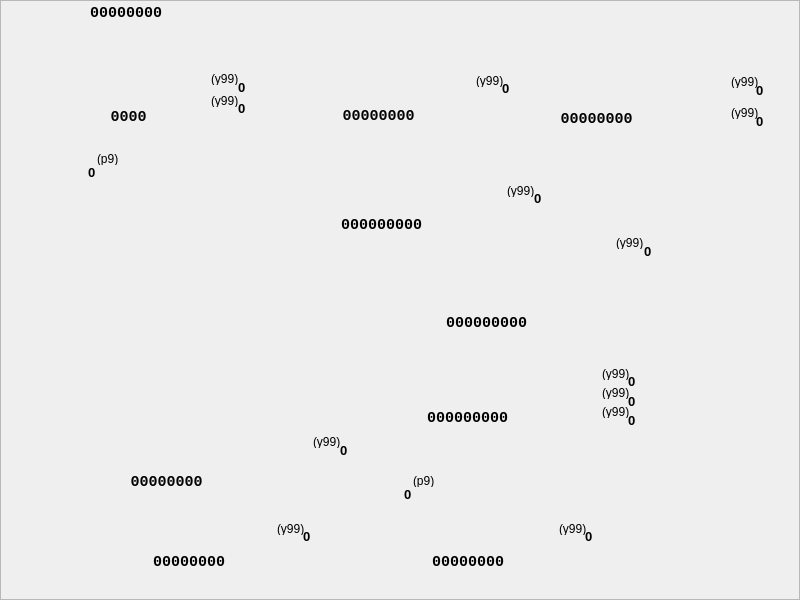
<?xml version="1.0" encoding="UTF-8"?>
<ui version="4.0">
 <class>CFzusWay2Widget</class>
 <widget class="QWidget" name="CFzusWay2Widget">
  <property name="geometry">
   <rect>
    <x>0</x>
    <y>0</y>
    <width>800</width>
    <height>600</height>
   </rect>
  </property>
  <property name="sizePolicy">
   <sizepolicy hsizetype="Fixed" vsizetype="Fixed">
    <horstretch>0</horstretch>
    <verstretch>0</verstretch>
   </sizepolicy>
  </property>
  <property name="minimumSize">
   <size>
    <width>800</width>
    <height>600</height>
   </size>
  </property>
  <property name="maximumSize">
   <size>
    <width>800</width>
    <height>600</height>
   </size>
  </property>
  <property name="windowTitle">
   <string>Form</string>
  </property>
  <property name="styleSheet">
   <string notr="true">QFrame{border-image: url(:/div/fzus/alu2.png);}</string>
  </property>
  <widget class="QFrame" name="frame">
   <property name="geometry">
    <rect>
     <x>0</x>
     <y>0</y>
     <width>800</width>
     <height>600</height>
    </rect>
   </property>
   <property name="frameShape">
    <enum>QFrame::StyledPanel</enum>
   </property>
   <property name="frameShadow">
    <enum>QFrame::Raised</enum>
   </property>
   <widget class="QLabel" name="mRg1WrVal">
    <property name="geometry">
     <rect>
      <x>502</x>
      <y>80</y>
      <width>21</width>
      <height>16</height>
     </rect>
    </property>
    <property name="font">
     <font>
      <pointsize>10</pointsize>
      <weight>75</weight>
      <bold>true</bold>
     </font>
    </property>
    <property name="styleSheet">
     <string notr="true">border-image:none;</string>
    </property>
    <property name="text">
     <string notr="true">0</string>
    </property>
   </widget>
   <widget class="QLabel" name="mBd1OutVal">
    <property name="geometry">
     <rect>
      <x>303</x>
      <y>528</y>
      <width>21</width>
      <height>16</height>
     </rect>
    </property>
    <property name="font">
     <font>
      <pointsize>10</pointsize>
      <weight>75</weight>
      <bold>true</bold>
     </font>
    </property>
    <property name="styleSheet">
     <string notr="true">border-image:none;</string>
    </property>
    <property name="text">
     <string notr="true">0</string>
    </property>
   </widget>
   <widget class="QLabel" name="mRg2Val">
    <property name="geometry">
     <rect>
      <x>541</x>
      <y>109</y>
      <width>111</width>
      <height>20</height>
     </rect>
    </property>
    <property name="font">
     <font>
      <family>Courier New</family>
      <pointsize>11</pointsize>
      <weight>75</weight>
      <bold>true</bold>
     </font>
    </property>
    <property name="styleSheet">
     <string notr="true">border-image:none;</string>
    </property>
    <property name="text">
     <string notr="true">00000000</string>
    </property>
    <property name="alignment">
     <set>Qt::AlignCenter</set>
    </property>
   </widget>
   <widget class="QLabel" name="mCt1IncVal">
    <property name="geometry">
     <rect>
      <x>238</x>
      <y>100</y>
      <width>21</width>
      <height>16</height>
     </rect>
    </property>
    <property name="font">
     <font>
      <pointsize>10</pointsize>
      <weight>75</weight>
      <bold>true</bold>
     </font>
    </property>
    <property name="styleSheet">
     <string notr="true">border-image:none;</string>
    </property>
    <property name="text">
     <string notr="true">0</string>
    </property>
   </widget>
   <widget class="QLabel" name="mRg1WrHint">
    <property name="geometry">
     <rect>
      <x>476</x>
      <y>74</y>
      <width>46</width>
      <height>13</height>
     </rect>
    </property>
    <property name="styleSheet">
     <string notr="true">border-image:none;</string>
    </property>
    <property name="text">
     <string notr="true">(y99)</string>
    </property>
   </widget>
   <widget class="QLabel" name="mRg3RstVal">
    <property name="geometry">
     <rect>
      <x>628</x>
      <y>373</y>
      <width>21</width>
      <height>16</height>
     </rect>
    </property>
    <property name="font">
     <font>
      <pointsize>10</pointsize>
      <weight>75</weight>
      <bold>true</bold>
     </font>
    </property>
    <property name="styleSheet">
     <string notr="true">border-image:none;</string>
    </property>
    <property name="text">
     <string notr="true">0</string>
    </property>
   </widget>
   <widget class="QLabel" name="mCt1Out3Hint">
    <property name="geometry">
     <rect>
      <x>97</x>
      <y>152</y>
      <width>46</width>
      <height>13</height>
     </rect>
    </property>
    <property name="styleSheet">
     <string notr="true">border-image:none;</string>
    </property>
    <property name="text">
     <string notr="true">(p9)</string>
    </property>
   </widget>
   <widget class="QLabel" name="mBd1OutHint">
    <property name="geometry">
     <rect>
      <x>277</x>
      <y>522</y>
      <width>40</width>
      <height>13</height>
     </rect>
    </property>
    <property name="styleSheet">
     <string notr="true">border-image:none;</string>
    </property>
    <property name="text">
     <string notr="true">(y99)</string>
    </property>
   </widget>
   <widget class="QLabel" name="mSm1OutVal">
    <property name="geometry">
     <rect>
      <x>391</x>
      <y>313</y>
      <width>191</width>
      <height>20</height>
     </rect>
    </property>
    <property name="font">
     <font>
      <family>Courier New</family>
      <pointsize>11</pointsize>
      <weight>75</weight>
      <bold>true</bold>
     </font>
    </property>
    <property name="styleSheet">
     <string notr="true">border-image:none;</string>
    </property>
    <property name="text">
     <string notr="true">000000000</string>
    </property>
    <property name="alignment">
     <set>Qt::AlignCenter</set>
    </property>
   </widget>
   <widget class="QLabel" name="mRg3WrHint">
    <property name="geometry">
     <rect>
      <x>602</x>
      <y>386</y>
      <width>46</width>
      <height>13</height>
     </rect>
    </property>
    <property name="styleSheet">
     <string notr="true">border-image:none;</string>
    </property>
    <property name="text">
     <string notr="true">(y99)</string>
    </property>
   </widget>
   <widget class="QLabel" name="mRg3WrVal">
    <property name="geometry">
     <rect>
      <x>628</x>
      <y>393</y>
      <width>21</width>
      <height>16</height>
     </rect>
    </property>
    <property name="font">
     <font>
      <pointsize>10</pointsize>
      <weight>75</weight>
      <bold>true</bold>
     </font>
    </property>
    <property name="styleSheet">
     <string notr="true">border-image:none;</string>
    </property>
    <property name="text">
     <string notr="true">0</string>
    </property>
   </widget>
   <widget class="QLabel" name="mDVal">
    <property name="geometry">
     <rect>
      <x>90</x>
      <y>5</y>
      <width>101</width>
      <height>16</height>
     </rect>
    </property>
    <property name="font">
     <font>
      <family>Courier New</family>
      <pointsize>11</pointsize>
      <weight>75</weight>
      <bold>true</bold>
     </font>
    </property>
    <property name="styleSheet">
     <string notr="true">border-image:none;</string>
    </property>
    <property name="text">
     <string notr="true">00000000</string>
    </property>
   </widget>
   <widget class="QLabel" name="mRg3RstHint">
    <property name="geometry">
     <rect>
      <x>602</x>
      <y>367</y>
      <width>46</width>
      <height>13</height>
     </rect>
    </property>
    <property name="styleSheet">
     <string notr="true">border-image:none;</string>
    </property>
    <property name="text">
     <string notr="true">(y99)</string>
    </property>
   </widget>
   <widget class="QLabel" name="mBd2OutHint">
    <property name="geometry">
     <rect>
      <x>559</x>
      <y>522</y>
      <width>46</width>
      <height>13</height>
     </rect>
    </property>
    <property name="styleSheet">
     <string notr="true">border-image:none;</string>
    </property>
    <property name="text">
     <string notr="true">(y99)</string>
    </property>
   </widget>
   <widget class="QLabel" name="mBd2Val">
    <property name="geometry">
     <rect>
      <x>423</x>
      <y>554</y>
      <width>90</width>
      <height>16</height>
     </rect>
    </property>
    <property name="font">
     <font>
      <family>Courier New</family>
      <pointsize>11</pointsize>
      <weight>75</weight>
      <bold>true</bold>
     </font>
    </property>
    <property name="styleSheet">
     <string notr="true">border-image:none;</string>
    </property>
    <property name="text">
     <string notr="true">00000000</string>
    </property>
    <property name="alignment">
     <set>Qt::AlignCenter</set>
    </property>
   </widget>
   <widget class="QLabel" name="mCt1Out3Val">
    <property name="geometry">
     <rect>
      <x>88</x>
      <y>164</y>
      <width>21</width>
      <height>16</height>
     </rect>
    </property>
    <property name="font">
     <font>
      <pointsize>10</pointsize>
      <weight>75</weight>
      <bold>true</bold>
     </font>
    </property>
    <property name="styleSheet">
     <string notr="true">border-image:none;</string>
    </property>
    <property name="text">
     <string notr="true">0</string>
    </property>
   </widget>
   <widget class="QLabel" name="mCt1WrHint">
    <property name="geometry">
     <rect>
      <x>211</x>
      <y>72</y>
      <width>46</width>
      <height>13</height>
     </rect>
    </property>
    <property name="styleSheet">
     <string notr="true">border-image:none;</string>
    </property>
    <property name="text">
     <string notr="true">(y99)</string>
    </property>
   </widget>
   <widget class="QLabel" name="mCt1Val">
    <property name="geometry">
     <rect>
      <x>83</x>
      <y>107</y>
      <width>91</width>
      <height>20</height>
     </rect>
    </property>
    <property name="font">
     <font>
      <family>Courier New</family>
      <pointsize>11</pointsize>
      <weight>75</weight>
      <bold>true</bold>
     </font>
    </property>
    <property name="styleSheet">
     <string notr="true">border-image:none;</string>
    </property>
    <property name="text">
     <string notr="true">0000</string>
    </property>
    <property name="alignment">
     <set>Qt::AlignCenter</set>
    </property>
   </widget>
   <widget class="QLabel" name="mBd1Val">
    <property name="geometry">
     <rect>
      <x>144</x>
      <y>554</y>
      <width>90</width>
      <height>16</height>
     </rect>
    </property>
    <property name="font">
     <font>
      <family>Courier New</family>
      <pointsize>11</pointsize>
      <weight>75</weight>
      <bold>true</bold>
     </font>
    </property>
    <property name="styleSheet">
     <string notr="true">border-image:none;</string>
    </property>
    <property name="text">
     <string notr="true">00000000</string>
    </property>
    <property name="alignment">
     <set>Qt::AlignCenter</set>
    </property>
   </widget>
   <widget class="QLabel" name="mRg3Val">
    <property name="geometry">
     <rect>
      <x>402</x>
      <y>408</y>
      <width>131</width>
      <height>20</height>
     </rect>
    </property>
    <property name="font">
     <font>
      <family>Courier New</family>
      <pointsize>11</pointsize>
      <weight>75</weight>
      <bold>true</bold>
     </font>
    </property>
    <property name="styleSheet">
     <string notr="true">border-image:none;</string>
    </property>
    <property name="text">
     <string notr="true">000000000</string>
    </property>
    <property name="alignment">
     <set>Qt::AlignCenter</set>
    </property>
   </widget>
   <widget class="QLabel" name="mCt1WrVal">
    <property name="geometry">
     <rect>
      <x>238</x>
      <y>79</y>
      <width>21</width>
      <height>16</height>
     </rect>
    </property>
    <property name="font">
     <font>
      <pointsize>10</pointsize>
      <weight>75</weight>
      <bold>true</bold>
     </font>
    </property>
    <property name="styleSheet">
     <string notr="true">border-image:none;</string>
    </property>
    <property name="text">
     <string notr="true">0</string>
    </property>
   </widget>
   <widget class="QLabel" name="mCt1IncHint">
    <property name="geometry">
     <rect>
      <x>211</x>
      <y>94</y>
      <width>46</width>
      <height>13</height>
     </rect>
    </property>
    <property name="styleSheet">
     <string notr="true">border-image:none;</string>
    </property>
    <property name="text">
     <string notr="true">(y99)</string>
    </property>
   </widget>
   <widget class="QLabel" name="mRg1Val">
    <property name="geometry">
     <rect>
      <x>318</x>
      <y>106</y>
      <width>121</width>
      <height>20</height>
     </rect>
    </property>
    <property name="font">
     <font>
      <family>Courier New</family>
      <pointsize>11</pointsize>
      <weight>75</weight>
      <bold>true</bold>
     </font>
    </property>
    <property name="styleSheet">
     <string notr="true">border-image:none;</string>
    </property>
    <property name="text">
     <string notr="true">00000000</string>
    </property>
    <property name="alignment">
     <set>Qt::AlignCenter</set>
    </property>
   </widget>
   <widget class="QLabel" name="mBd2OutVal">
    <property name="geometry">
     <rect>
      <x>585</x>
      <y>528</y>
      <width>21</width>
      <height>16</height>
     </rect>
    </property>
    <property name="font">
     <font>
      <pointsize>10</pointsize>
      <weight>75</weight>
      <bold>true</bold>
     </font>
    </property>
    <property name="styleSheet">
     <string notr="true">border-image:none;</string>
    </property>
    <property name="text">
     <string notr="true">0</string>
    </property>
   </widget>
   <widget class="QLabel" name="mXor1Val">
    <property name="geometry">
     <rect>
      <x>306</x>
      <y>215</y>
      <width>151</width>
      <height>20</height>
     </rect>
    </property>
    <property name="font">
     <font>
      <family>Courier New</family>
      <pointsize>11</pointsize>
      <weight>75</weight>
      <bold>true</bold>
     </font>
    </property>
    <property name="styleSheet">
     <string notr="true">border-image:none;</string>
    </property>
    <property name="text">
     <string notr="true">000000000</string>
    </property>
    <property name="alignment">
     <set>Qt::AlignCenter</set>
    </property>
   </widget>
   <widget class="QLabel" name="mXor1NotVal">
    <property name="geometry">
     <rect>
      <x>534</x>
      <y>190</y>
      <width>21</width>
      <height>16</height>
     </rect>
    </property>
    <property name="font">
     <font>
      <pointsize>10</pointsize>
      <weight>75</weight>
      <bold>true</bold>
     </font>
    </property>
    <property name="styleSheet">
     <string notr="true">border-image:none;</string>
    </property>
    <property name="text">
     <string notr="true">0</string>
    </property>
   </widget>
   <widget class="QLabel" name="mXor1NotHint">
    <property name="geometry">
     <rect>
      <x>507</x>
      <y>184</y>
      <width>40</width>
      <height>13</height>
     </rect>
    </property>
    <property name="styleSheet">
     <string notr="true">border-image:none;</string>
    </property>
    <property name="text">
     <string notr="true">(y99)</string>
    </property>
   </widget>
   <widget class="QLabel" name="mRg3ShlVal">
    <property name="geometry">
     <rect>
      <x>628</x>
      <y>412</y>
      <width>21</width>
      <height>16</height>
     </rect>
    </property>
    <property name="font">
     <font>
      <pointsize>10</pointsize>
      <weight>75</weight>
      <bold>true</bold>
     </font>
    </property>
    <property name="styleSheet">
     <string notr="true">border-image:none;</string>
    </property>
    <property name="text">
     <string notr="true">0</string>
    </property>
   </widget>
   <widget class="QLabel" name="mRg3ShlHint">
    <property name="geometry">
     <rect>
      <x>602</x>
      <y>405</y>
      <width>46</width>
      <height>13</height>
     </rect>
    </property>
    <property name="styleSheet">
     <string notr="true">border-image:none;</string>
    </property>
    <property name="text">
     <string notr="true">(y99)</string>
    </property>
   </widget>
   <widget class="QLabel" name="mRg4Val">
    <property name="geometry">
     <rect>
      <x>106</x>
      <y>472</y>
      <width>121</width>
      <height>20</height>
     </rect>
    </property>
    <property name="font">
     <font>
      <family>Courier New</family>
      <pointsize>11</pointsize>
      <weight>75</weight>
      <bold>true</bold>
     </font>
    </property>
    <property name="styleSheet">
     <string notr="true">border-image:none;</string>
    </property>
    <property name="text">
     <string notr="true">00000000</string>
    </property>
    <property name="alignment">
     <set>Qt::AlignCenter</set>
    </property>
   </widget>
   <widget class="QLabel" name="mRg4ShlVal">
    <property name="geometry">
     <rect>
      <x>340</x>
      <y>442</y>
      <width>21</width>
      <height>16</height>
     </rect>
    </property>
    <property name="font">
     <font>
      <pointsize>10</pointsize>
      <weight>75</weight>
      <bold>true</bold>
     </font>
    </property>
    <property name="styleSheet">
     <string notr="true">border-image:none;</string>
    </property>
    <property name="text">
     <string notr="true">0</string>
    </property>
   </widget>
   <widget class="QLabel" name="mRg4ShlHint">
    <property name="geometry">
     <rect>
      <x>313</x>
      <y>435</y>
      <width>46</width>
      <height>13</height>
     </rect>
    </property>
    <property name="styleSheet">
     <string notr="true">border-image:none;</string>
    </property>
    <property name="text">
     <string notr="true">(y99)</string>
    </property>
   </widget>
   <widget class="QLabel" name="mSm1CHint">
    <property name="geometry">
     <rect>
      <x>616</x>
      <y>236</y>
      <width>46</width>
      <height>13</height>
     </rect>
    </property>
    <property name="styleSheet">
     <string notr="true">border-image:none;</string>
    </property>
    <property name="text">
     <string notr="true">(y99)</string>
    </property>
   </widget>
   <widget class="QLabel" name="mSm1CVal">
    <property name="geometry">
     <rect>
      <x>644</x>
      <y>243</y>
      <width>21</width>
      <height>16</height>
     </rect>
    </property>
    <property name="font">
     <font>
      <pointsize>10</pointsize>
      <weight>75</weight>
      <bold>true</bold>
     </font>
    </property>
    <property name="styleSheet">
     <string notr="true">border-image:none;</string>
    </property>
    <property name="text">
     <string notr="true">0</string>
    </property>
   </widget>
   <widget class="QLabel" name="mRg2WrVal">
    <property name="geometry">
     <rect>
      <x>756</x>
      <y>82</y>
      <width>21</width>
      <height>16</height>
     </rect>
    </property>
    <property name="font">
     <font>
      <pointsize>10</pointsize>
      <weight>75</weight>
      <bold>true</bold>
     </font>
    </property>
    <property name="styleSheet">
     <string notr="true">border-image:none;</string>
    </property>
    <property name="text">
     <string notr="true">0</string>
    </property>
   </widget>
   <widget class="QLabel" name="mRg2WrHint">
    <property name="geometry">
     <rect>
      <x>731</x>
      <y>75</y>
      <width>46</width>
      <height>13</height>
     </rect>
    </property>
    <property name="styleSheet">
     <string notr="true">border-image:none;</string>
    </property>
    <property name="text">
     <string notr="true">(y99)</string>
    </property>
   </widget>
   <widget class="QLabel" name="mRg2ShlHint">
    <property name="geometry">
     <rect>
      <x>731</x>
      <y>106</y>
      <width>46</width>
      <height>13</height>
     </rect>
    </property>
    <property name="styleSheet">
     <string notr="true">border-image:none;</string>
    </property>
    <property name="text">
     <string notr="true">(y99)</string>
    </property>
   </widget>
   <widget class="QLabel" name="mRg2ShlVal">
    <property name="geometry">
     <rect>
      <x>756</x>
      <y>113</y>
      <width>21</width>
      <height>16</height>
     </rect>
    </property>
    <property name="font">
     <font>
      <pointsize>10</pointsize>
      <weight>75</weight>
      <bold>true</bold>
     </font>
    </property>
    <property name="styleSheet">
     <string notr="true">border-image:none;</string>
    </property>
    <property name="text">
     <string notr="true">0</string>
    </property>
   </widget>
   <widget class="QLabel" name="mRg3Out8Val">
    <property name="geometry">
     <rect>
      <x>404</x>
      <y>486</y>
      <width>21</width>
      <height>16</height>
     </rect>
    </property>
    <property name="font">
     <font>
      <pointsize>10</pointsize>
      <weight>75</weight>
      <bold>true</bold>
     </font>
    </property>
    <property name="styleSheet">
     <string notr="true">border-image:none;</string>
    </property>
    <property name="text">
     <string notr="true">0</string>
    </property>
   </widget>
   <widget class="QLabel" name="mRg3Out8Hint">
    <property name="geometry">
     <rect>
      <x>413</x>
      <y>474</y>
      <width>46</width>
      <height>13</height>
     </rect>
    </property>
    <property name="styleSheet">
     <string notr="true">border-image:none;</string>
    </property>
    <property name="text">
     <string notr="true">(p9)</string>
    </property>
   </widget>
  </widget>
 </widget>
 <resources/>
 <connections/>
</ui>
